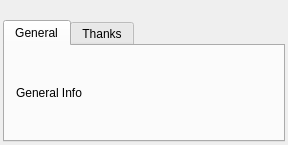
<?xml version="1.0" encoding="UTF-8"?>
<ui version="4.0">
 <class>AboutDialogUI</class>
 <widget class="QDialog" name="AboutDialogUI">
  <property name="geometry">
   <rect>
    <x>0</x>
    <y>0</y>
    <width>406</width>
    <height>300</height>
   </rect>
  </property>
  <property name="minimumSize">
   <size>
    <width>400</width>
    <height>300</height>
   </size>
  </property>
  <property name="windowTitle">
   <string>About</string>
  </property>
  <layout class="QVBoxLayout" name="verticalLayout">
   <property name="spacing">
    <number>3</number>
   </property>
   <property name="sizeConstraint">
    <enum>QLayout::SetFixedSize</enum>
   </property>
   <property name="margin">
    <number>3</number>
   </property>
   <item>
    <widget class="QLabel" name="label">
     <property name="text">
      <string/>
     </property>
     <property name="pixmap">
      <pixmap resource="../resources.qrc">:/resources/images/logo_400_80.png</pixmap>
     </property>
     <property name="alignment">
      <set>Qt::AlignCenter</set>
     </property>
    </widget>
   </item>
   <item>
    <widget class="QTabWidget" name="tabWidget">
     <property name="currentIndex">
      <number>0</number>
     </property>
     <widget class="QWidget" name="generalInfoTab">
      <attribute name="title">
       <string>General</string>
      </attribute>
      <layout class="QGridLayout" name="gridLayout">
       <item row="0" column="0">
        <widget class="QLabel" name="generalInfoLabel">
         <property name="sizePolicy">
          <sizepolicy hsizetype="Expanding" vsizetype="Expanding">
           <horstretch>0</horstretch>
           <verstretch>0</verstretch>
          </sizepolicy>
         </property>
         <property name="text">
          <string notr="true">General Info</string>
         </property>
         <property name="scaledContents">
          <bool>true</bool>
         </property>
         <property name="wordWrap">
          <bool>true</bool>
         </property>
         <property name="openExternalLinks">
          <bool>true</bool>
         </property>
         <property name="textInteractionFlags">
          <set>Qt::LinksAccessibleByKeyboard|Qt::LinksAccessibleByMouse</set>
         </property>
        </widget>
       </item>
      </layout>
     </widget>
     <widget class="QWidget" name="thanksTab">
      <attribute name="title">
       <string>Thanks</string>
      </attribute>
      <layout class="QGridLayout" name="gridLayout_2">
       <item row="0" column="0">
        <widget class="QTextBrowser" name="textBrowser">
         <property name="html">
          <string notr="true">&lt;!DOCTYPE HTML PUBLIC &quot;-//W3C//DTD HTML 4.0//EN&quot; &quot;http://www.w3.org/TR/REC-html40/strict.dtd&quot;&gt;
&lt;html&gt;&lt;head&gt;&lt;meta name=&quot;qrichtext&quot; content=&quot;1&quot; /&gt;&lt;style type=&quot;text/css&quot;&gt;
p, li { white-space: pre-wrap; }
&lt;/style&gt;&lt;/head&gt;&lt;body style=&quot; font-family:'SimSun'; font-size:9pt; font-weight:400; font-style:normal;&quot;&gt;
&lt;p style=&quot;-qt-paragraph-type:empty; margin-top:0px; margin-bottom:0px; margin-left:0px; margin-right:0px; -qt-block-indent:0; text-indent:0px; font-family:'Sans Serif';&quot;&gt;&lt;br /&gt;&lt;/p&gt;
&lt;p style=&quot; margin-top:0px; margin-bottom:0px; margin-left:0px; margin-right:0px; -qt-block-indent:0; text-indent:0px;&quot;&gt;&lt;span style=&quot; font-family:'宋体'; font-size:12pt;&quot;&gt;GNU:	&lt;/span&gt;&lt;a href=&quot;http://www.gnu.org/&quot;&gt;&lt;span style=&quot; font-family:'宋体'; font-size:12pt; text-decoration: underline; color:#0000ff;&quot;&gt;http://www.gnu.org/&lt;/span&gt;&lt;/a&gt;&lt;/p&gt;
&lt;p style=&quot;-qt-paragraph-type:empty; margin-top:0px; margin-bottom:0px; margin-left:0px; margin-right:0px; -qt-block-indent:0; text-indent:0px; font-family:'宋体'; font-size:12pt;&quot;&gt;&lt;br /&gt;&lt;/p&gt;
&lt;p style=&quot; margin-top:0px; margin-bottom:0px; margin-left:0px; margin-right:0px; -qt-block-indent:0; text-indent:0px;&quot;&gt;&lt;span style=&quot; font-family:'宋体'; font-size:12pt;&quot;&gt;MinGW:	&lt;/span&gt;&lt;a href=&quot;http://www.mingw.org/&quot;&gt;&lt;span style=&quot; font-family:'宋体'; font-size:12pt; text-decoration: underline; color:#0000ff;&quot;&gt;http://www.mingw.org/&lt;/span&gt;&lt;/a&gt;&lt;/p&gt;
&lt;p style=&quot;-qt-paragraph-type:empty; margin-top:0px; margin-bottom:0px; margin-left:0px; margin-right:0px; -qt-block-indent:0; text-indent:0px; font-family:'宋体'; font-size:12pt;&quot;&gt;&lt;br /&gt;&lt;/p&gt;
&lt;p style=&quot; margin-top:0px; margin-bottom:0px; margin-left:0px; margin-right:0px; -qt-block-indent:0; text-indent:0px;&quot;&gt;&lt;span style=&quot; font-family:'宋体'; font-size:12pt;&quot;&gt;Eclipse:	&lt;/span&gt;&lt;a href=&quot;http://www.eclipse.org/&quot;&gt;&lt;span style=&quot; font-family:'宋体'; font-size:12pt; text-decoration: underline; color:#0000ff;&quot;&gt;http://www.eclipse.org/&lt;/span&gt;&lt;/a&gt;&lt;/p&gt;
&lt;p style=&quot;-qt-paragraph-type:empty; margin-top:0px; margin-bottom:0px; margin-left:0px; margin-right:0px; -qt-block-indent:0; text-indent:0px; font-family:'宋体'; font-size:12pt;&quot;&gt;&lt;br /&gt;&lt;/p&gt;
&lt;p style=&quot; margin-top:0px; margin-bottom:0px; margin-left:0px; margin-right:0px; -qt-block-indent:0; text-indent:0px;&quot;&gt;&lt;span style=&quot; font-family:'宋体'; font-size:12pt;&quot;&gt;SQLite:	&lt;/span&gt;&lt;a href=&quot;http://www.sqlite.org/&quot;&gt;&lt;span style=&quot; font-family:'宋体'; font-size:12pt; text-decoration: underline; color:#0000ff;&quot;&gt;http://www.sqlite.org/&lt;/span&gt;&lt;/a&gt;&lt;/p&gt;
&lt;p style=&quot;-qt-paragraph-type:empty; margin-top:0px; margin-bottom:0px; margin-left:0px; margin-right:0px; -qt-block-indent:0; text-indent:0px; font-family:'宋体'; font-size:12pt;&quot;&gt;&lt;br /&gt;&lt;/p&gt;
&lt;p style=&quot; margin-top:0px; margin-bottom:0px; margin-left:0px; margin-right:0px; -qt-block-indent:0; text-indent:0px;&quot;&gt;&lt;span style=&quot; font-family:'宋体'; font-size:12pt;&quot;&gt;MySQL:	&lt;/span&gt;&lt;a href=&quot;http://www.mysql.com/&quot;&gt;&lt;span style=&quot; font-family:'宋体'; font-size:12pt; text-decoration: underline; color:#0000ff;&quot;&gt;http://www.mysql.com/&lt;/span&gt;&lt;/a&gt;&lt;/p&gt;
&lt;p style=&quot;-qt-paragraph-type:empty; margin-top:0px; margin-bottom:0px; margin-left:0px; margin-right:0px; -qt-block-indent:0; text-indent:0px; font-family:'宋体'; font-size:12pt;&quot;&gt;&lt;br /&gt;&lt;/p&gt;
&lt;p style=&quot; margin-top:0px; margin-bottom:0px; margin-left:0px; margin-right:0px; -qt-block-indent:0; text-indent:0px;&quot;&gt;&lt;span style=&quot; font-family:'宋体'; font-size:12pt;&quot;&gt;KDE	&lt;/span&gt;&lt;a href=&quot;http://kde.org/&quot;&gt;&lt;span style=&quot; font-family:'宋体'; font-size:12pt; text-decoration: underline; color:#0000ff;&quot;&gt;http://kde.org/&lt;/span&gt;&lt;/a&gt;&lt;/p&gt;
&lt;p style=&quot;-qt-paragraph-type:empty; margin-top:0px; margin-bottom:0px; margin-left:0px; margin-right:0px; -qt-block-indent:0; text-indent:0px; font-family:'Sans Serif'; font-size:12pt; text-decoration: underline; color:#0000ff;&quot;&gt;&lt;br /&gt;&lt;/p&gt;
&lt;p style=&quot; margin-top:0px; margin-bottom:0px; margin-left:0px; margin-right:0px; -qt-block-indent:0; text-indent:0px;&quot;&gt;&lt;span style=&quot; font-family:'宋体'; font-size:12pt;&quot;&gt;QtCN:	&lt;/span&gt;&lt;a href=&quot;http://qtcn.org/bbs/home.php&quot;&gt;&lt;span style=&quot; font-family:'宋体'; font-size:12pt; text-decoration: underline; color:#0000ff;&quot;&gt;http://qtcn.org/bbs/home.php&lt;/span&gt;&lt;/a&gt;&lt;/p&gt;
&lt;p style=&quot;-qt-paragraph-type:empty; margin-top:0px; margin-bottom:0px; margin-left:0px; margin-right:0px; -qt-block-indent:0; text-indent:0px; font-family:'宋体'; font-size:12pt;&quot;&gt;&lt;br /&gt;&lt;/p&gt;
&lt;p style=&quot; margin-top:0px; margin-bottom:0px; margin-left:0px; margin-right:0px; -qt-block-indent:0; text-indent:0px;&quot;&gt;&lt;span style=&quot; font-family:'宋体'; font-size:12pt;&quot;&gt;Qt:	&lt;/span&gt;&lt;a href=&quot;http://qt-project.org/&quot;&gt;&lt;span style=&quot; font-size:12pt; text-decoration: underline; color:#0000ff;&quot;&gt;http://qt-project.org/&lt;/span&gt;&lt;/a&gt;&lt;/p&gt;
&lt;p style=&quot;-qt-paragraph-type:empty; margin-top:0px; margin-bottom:0px; margin-left:0px; margin-right:0px; -qt-block-indent:0; text-indent:0px; font-family:'宋体'; font-size:11pt;&quot;&gt;&lt;br /&gt;&lt;/p&gt;
&lt;p align=&quot;center&quot; style=&quot; margin-top:0px; margin-bottom:0px; margin-left:0px; margin-right:0px; -qt-block-indent:0; text-indent:0px;&quot;&gt;&lt;span style=&quot; font-family:'宋体'; font-size:12pt; font-weight:600; color:#ff0000;&quot;&gt;....&lt;/span&gt;&lt;/p&gt;&lt;/body&gt;&lt;/html&gt;</string>
         </property>
         <property name="openExternalLinks">
          <bool>true</bool>
         </property>
         <property name="openLinks">
          <bool>true</bool>
         </property>
        </widget>
       </item>
      </layout>
     </widget>
    </widget>
   </item>
  </layout>
 </widget>
 <layoutdefault spacing="6" margin="11"/>
 <resources>
  <include location="../resources.qrc"/>
 </resources>
 <connections/>
</ui>
